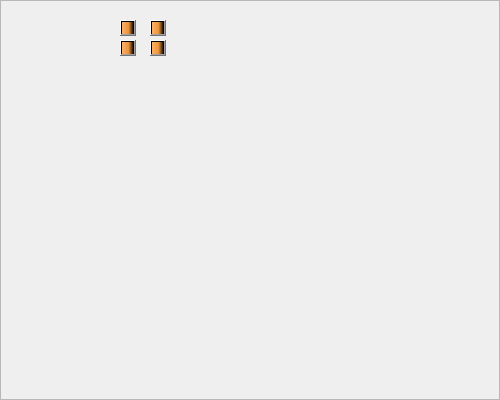
<?xml version="1.0" encoding="UTF-8"?>
<ui version="4.0">
 <class>f3_part1</class>
 <widget class="QWidget" name="f3_part1">
  <property name="geometry">
   <rect>
    <x>0</x>
    <y>0</y>
    <width>500</width>
    <height>400</height>
   </rect>
  </property>
  <property name="windowTitle">
   <string>Form</string>
  </property>
  <widget class="QFrame" name="frame">
   <property name="geometry">
    <rect>
     <x>0</x>
     <y>0</y>
     <width>500</width>
     <height>400</height>
    </rect>
   </property>
   <property name="styleSheet">
    <string notr="true">QFrame#frame{
	border-image: url(:/new/seat/part1.jpg);
}</string>
   </property>
   <property name="frameShape">
    <enum>QFrame::StyledPanel</enum>
   </property>
   <property name="frameShadow">
    <enum>QFrame::Raised</enum>
   </property>
   <widget class="QPushButton" name="pushButton">
    <property name="geometry">
     <rect>
      <x>120</x>
      <y>20</y>
      <width>16</width>
      <height>16</height>
     </rect>
    </property>
    <property name="styleSheet">
     <string notr="true">background-color:qlineargradient(spread:pad, x1:0, y1:0, x2:1, y2:0, stop:0 rgba(255, 178, 102, 255), stop:0.55 rgba(235, 148, 61, 255), stop:0.98 rgba(0, 0, 0, 255), stop:1 rgba(0, 0, 0, 0));</string>
    </property>
    <property name="text">
     <string/>
    </property>
   </widget>
   <widget class="QPushButton" name="pushButton_2">
    <property name="geometry">
     <rect>
      <x>150</x>
      <y>20</y>
      <width>16</width>
      <height>16</height>
     </rect>
    </property>
    <property name="styleSheet">
     <string notr="true">background-color:qlineargradient(spread:pad, x1:0, y1:0, x2:1, y2:0, stop:0 rgba(255, 178, 102, 255), stop:0.55 rgba(235, 148, 61, 255), stop:0.98 rgba(0, 0, 0, 255), stop:1 rgba(0, 0, 0, 0));</string>
    </property>
    <property name="text">
     <string/>
    </property>
   </widget>
   <widget class="QPushButton" name="pushButton_3">
    <property name="geometry">
     <rect>
      <x>120</x>
      <y>40</y>
      <width>16</width>
      <height>16</height>
     </rect>
    </property>
    <property name="styleSheet">
     <string notr="true">background-color:qlineargradient(spread:pad, x1:0, y1:0, x2:1, y2:0, stop:0 rgba(255, 178, 102, 255), stop:0.55 rgba(235, 148, 61, 255), stop:0.98 rgba(0, 0, 0, 255), stop:1 rgba(0, 0, 0, 0));</string>
    </property>
    <property name="text">
     <string/>
    </property>
   </widget>
   <widget class="QPushButton" name="pushButton_4">
    <property name="geometry">
     <rect>
      <x>150</x>
      <y>40</y>
      <width>16</width>
      <height>16</height>
     </rect>
    </property>
    <property name="styleSheet">
     <string notr="true">background-color:qlineargradient(spread:pad, x1:0, y1:0, x2:1, y2:0, stop:0 rgba(255, 178, 102, 255), stop:0.55 rgba(235, 148, 61, 255), stop:0.98 rgba(0, 0, 0, 255), stop:1 rgba(0, 0, 0, 0));</string>
    </property>
    <property name="text">
     <string/>
    </property>
   </widget>
  </widget>
 </widget>
 <resources/>
 <connections/>
</ui>
